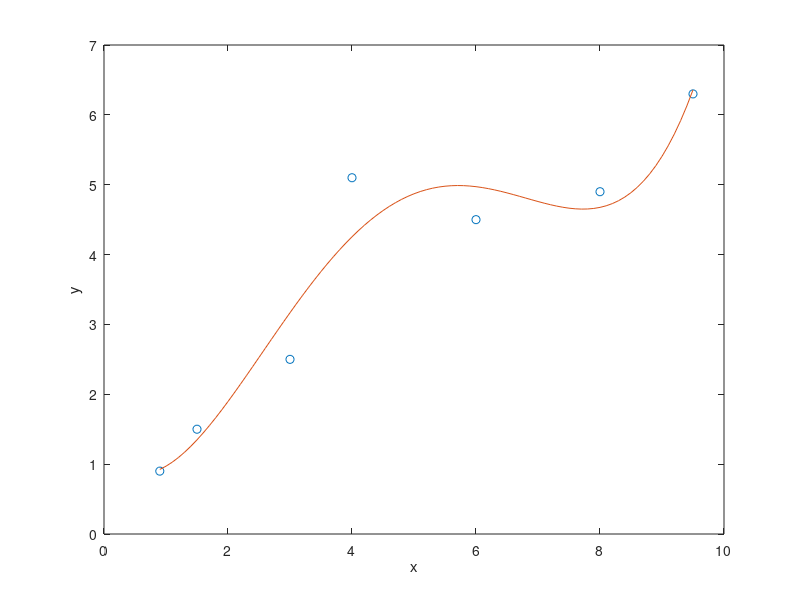

Write MATLAB code to recreate this figure.
% AP_Ch8_Polinomials,Curve_Fitting,_and_Interpolation
% 
% Polynomials are mathematical expression that are frequently used for
% problem solving and modeling in science and engineering. In many cases an
% equation that is written in the process of solving a problem is a
% polynomial, and the solution of the problem is the zero of the
% polynomial. 
%
% Curve fitting is a process of finding a fucntion that can be used to
% model data. The function does not necessarily pass through any of the
% points, but models the data with the smallest possible error. There are
% no limitations to the type of the equations that can be used for curve 
% fitting. Often, however, polynomial, exponential, and power functions 
% are used.    
%
% Interpolation is the process of estimating values between data points. 
% The simplest kind of interpolation is done by drawing a straight line 
% between the points. In a more sophistikated interpolation, data from
% additional points is used. 
% 
% 8.1 Polynomials 
% Polynomilas are functions that have the form:
% f(x) = an*xn + a(n-1)*x(n-1) + ... + a1*x + a0
% an, a(n-1), ... , a1, a0 are real numbers
% in MATLAB, polynomials are represented by a row vector in which the 
% elements are the coefficients an, a(n-1), ..., a1, a0

p = [8 5] % 8*x + 5
x = 2
% The value of a polynomial at a point x can be calculated with the
% fucntion p o l y v a l that has the form:
polyval (p, x)

% Sample Problem 8 - 1: Calculating polynomials with MATLAB
p = [1 -12.1 40.59 -17.015 -71.95 35.88]
x = -1.5 : 0.1: 6.7
y = polyval (p, x)
plot (x,y)

% Roots of a Polynomial
r  = roots(p)
% This is very important function to find the roots of a quadratic
% equation
roots([4 10 -8])

% And vise-verse: when the roots of a polynomial are known, the p o l y 
% command can be used for detecting the coefficients of the polynomial:
r = [6.5 4 2.3 -1.2 0.5]
p = poly(r)

% 8.1.3 Addition, Multiplication and \Division of Polynomials
% by adding (substracting) coefficients.
% the dhorter vector has to be modified to be of the same lenght as
% the longer vector by adding zeros. 
p1 = [3 15 0 -10 -3 15 -40];
p2 = [3 0 -2 -6];
p = p1 +[ 0 0 0 p2];

% Multiplication
pm = conv (p1, p2);

% Division
% A polynomial can be devided by another polynomial with the MATLAB
% built-in function deconv, which has trhe form:
u = [2 9 7 -6];
v = [1 3];
[a b] = deconv (u, v)
[a b] = deconv (p1, p2)

% Derivatives of Polynomials
% The buil-in fucntion p o l y d e r can be used to calculate the
% derivative of a single polynomials, a product of two polynomial
% or a quotient of two polynomials:
% k = polyder(p), where p - polynomial vector; k - derivative vector
% k = polyder(a, b), a*b - product vector, k - derivative product vector 
% [n d] = polyder(u, v), u/v - quatient polynomial, n/d -quatioen derivative

f1 = [3 -2 4]
f2 = [1 0 5]
k = polyder (f1)
d = polyder (f1, f2)
[n d] = polyder (f1, f2)

% 8.2 Curve Fitting
% Curve fitting, also called regression analysis, is a process of fitting a
% fucntion to a set of data points. The function can then be used as a
% matehmatical model of the data. 

% Polynomials can be used to fit data points in two ways. In one the
% polynomial passes through all data points, and the other the polynomial 
% does not necessary pass through any of the points but overall gives a
% good aproximation of the data.

% N.B. polynomials of high degraa might give a large error if they are used
% to estimate values between data points.

% The most common method of finding the best fit to data points is
% the method of least squares.
% ----------------------------
% Least Squares Method:
%
% In this method, the coefficients of the polynomial are determined by
% minimising the sum of the squares of the residuals at all the data
% points. The residual at each point is defined as the difference between
% the value of the polynomial and the value of the data.
% Example:
% (x1, y1); (x2,y2); (x3,y3); (x4,y4);  - data points
% f(x) = a1*x + a0 - 1st aproximation
% The residual at each point Ri: Ri = f(xi) - yi
% R = [f(x1) - y1]^2 + [f(x2) - y2]^2 + [f(x3) - y3]^2 + [f(x4) - y4]^2
% then finding R as fucntion of a1 and a0, by f(x) substracting
% The minimum of R can be find by partial derivatives of R with respect to
% a0 and a1 and equating them to zero:
% dR / da1 = 0  and dR / da0 = 0
% this results in a system of two equations with two unknows:a1 and a0. 
% the solution of these equations gives the values of the coefficients of
% the polynomial that best fits the data. 
% The same procedure can be followed with the more points and 
% high-order polynomials. 
% ------------------------------
% Curve with polynomials is done with p o l y f i t
%
% p = polyfit (x, y, n)
% x - vector with the horizontal coordinates
% y - vector with the vertical coordintaes
% n - is degree of polynomial

x = [0.9 1.5 3 4 6 8 9.5];
y = [0.9 1.5 2.5 5.1 4.5 4.9 6.3];
p = polyfit(x,y,4)
xp = 0.9 : 0.1 : 9.5;
yp = polyval (p,xp)
plot (x, y, 'o', xp, yp)
xlabel('x'); ylabel('y');

% ------------------------------
% Curve fitting with Fucntions other tahn Polynomials
% 
% Many situations in science and enginnering require fitting fucntions that 
% are not polynomials to given data.
%
% Rewrite fucntions of differnet types to polynomial form:
% Type of     | Classical        | Rewriting               | Linear        |
% function    | form             | form                    | relationship: | 
% ------------|------------------|-------------------------|---------------|
% Power       | y = b*x^m        | ln(y) = m*ln(x) + ln(b) | ln(y) & ln(x) | 
%             |                  |                         |               |
% ------------|------------------|-------------------------|---------------|
% Exponential | y = b*e^mx       | ln(y) = mx + ln(b)      | ln(y) & x     |
%             | y = b*10^mx      | log(y) = mx + log(b)    |               |
% ------------|------------------|-------------------------|---------------|
% Logarithmic | y = m*ln(x) + b  | the same                | y & ln(x)     |
%             | y = m*log(x) + b |                         |               |
% ------------|------------------|-------------------------|-------------- |
% Reciprocal  | y = 1 / (mx + b) | 1/y = mx + b            |1/y & x        |
%             |                  |                         |               |
% ------------|------------------|-------------------------|---------------|


